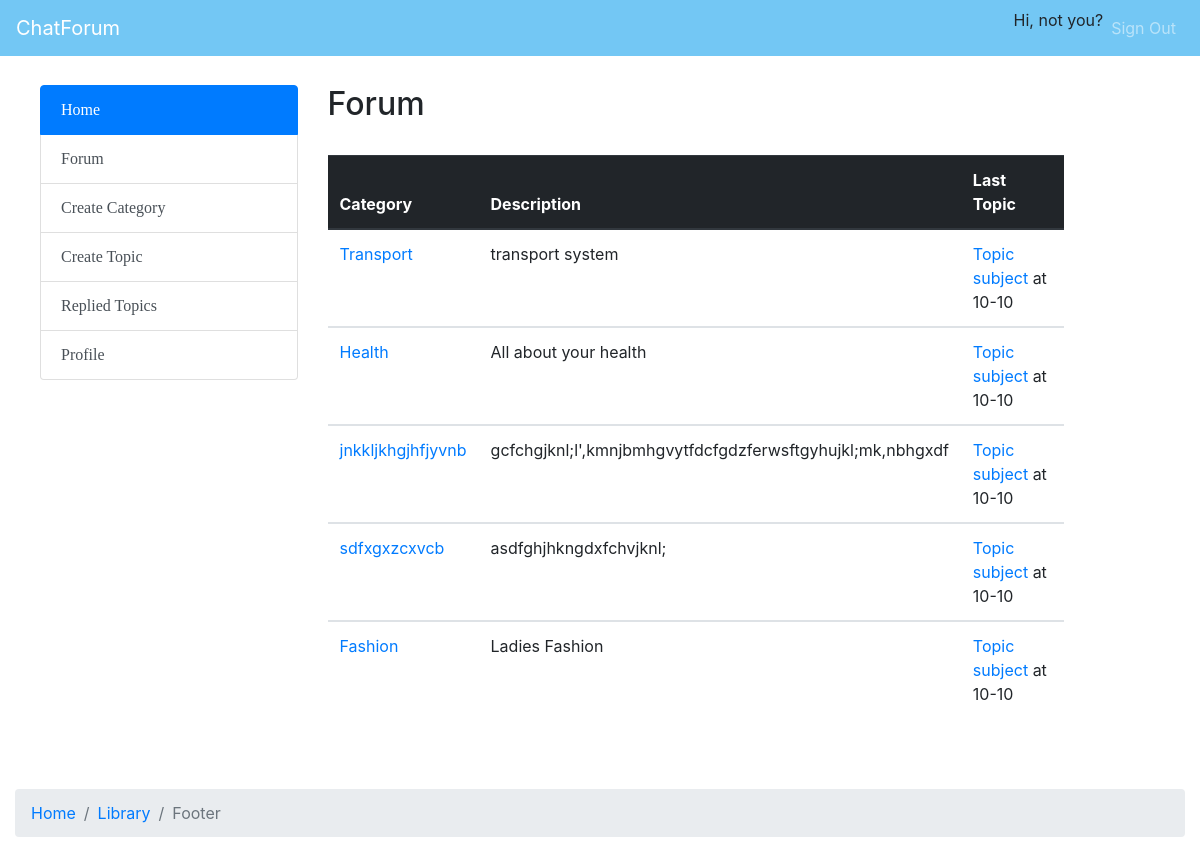
/forum.php, run on the app's committed database.
### tables this page shows
CREATE TABLE `categories` (
  `cat_id` int(8) NOT NULL,
  `cat_name` varchar(255) NOT NULL,
  `cat_description` varchar(255) NOT NULL
);

### forum.php (the view, shortened to what this page needs)
<?php
include 'connect.php';
include 'indexheader.php';
echo '<h2>Forum</h2><br>';
$sql = "SELECT cat_id, cat_name, cat_description FROM categories";
$result = mysqli_query($link, $sql);
if(!$result)
{
echo 'The categories could not be displayed, please try again later.';
}
else
{
if(mysqli_num_rows($result) == 0)
{
echo 'No categories defined yet.';
}
else
{
echo '<div class="tab-content" id="nav-tabContent">
        <table class="table">
        <thead class="thead-dark">
            <tr>
            <th scope="col">Category</th>
            <th scope="col">Description</th>
            <th scope="col">Last Topic</th>
            </tr>
            </thead>
            <tbody>';
                while($row = mysqli_fetch_assoc($result)) {
                echo'<tr>';
                echo'<td>';
                echo '<a href="category.php?id='. $row['cat_id'] . '">' . $row['cat_name'] . '</a>';
                echo '</td>';
                echo '<td>';
                echo '<a href=""category.php?id='. $row['cat_id'] . '"></a>' . $row['cat_description'] ;
                echo '</td>';
                echo '<td>';
                echo '<a href="topic.php?id=">Topic subject</a> at 10-10';
                echo '</td>';
                echo '</tr>
                </tbody>';
}
echo '</table>';
}
}
include 'indexfooter.php';
?>

### data on the page
categories: cat_name "Transport", cat_description "transport system"
categories: cat_name "Health", cat_description "All about your health"
categories: cat_name "jnkkljkhgjhfjyvnb", cat_description "gcfchgjknl;l',kmnjbmhgvytfdcfgdzferwsftgyhujkl;mk,nbhgxdf"
categories: cat_name "sdfxgxzcxvcb", cat_description "asdfghjhkngdxfchvjknl;"
categories: cat_name "Fashion", cat_description "Ladies Fashion"
